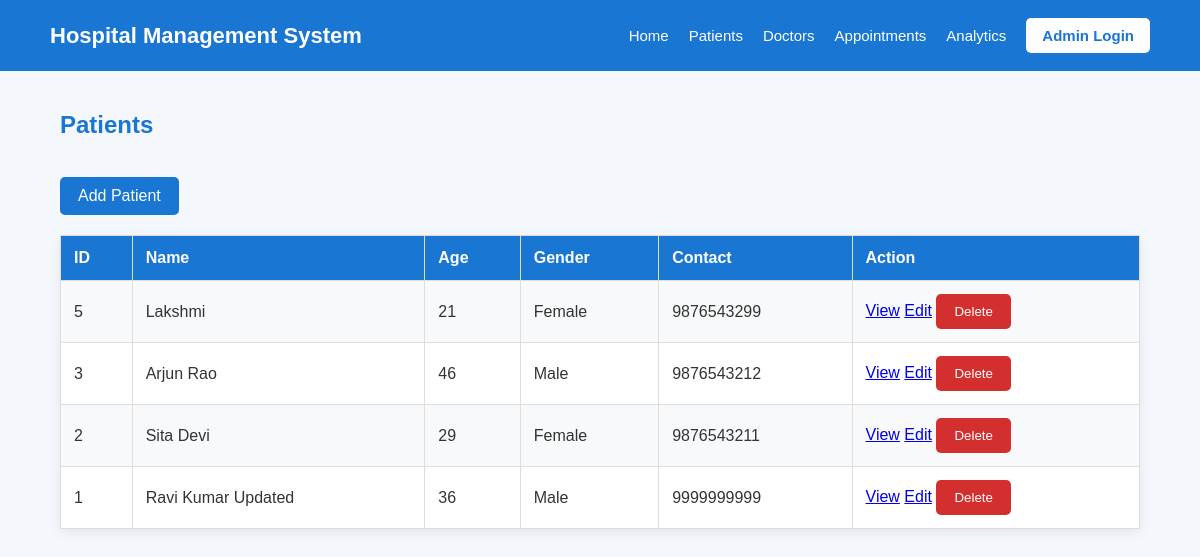
Page /patients on the committed database.
### models.py (models this page shows)
class Patient(db.Model):
    __tablename__ = "patients"
    id = db.Column(db.Integer, primary_key=True)
    name = db.Column(db.String(120), nullable=False)
    age = db.Column(db.Integer, nullable=False)
    gender = db.Column(db.String(20), nullable=False)
    contact = db.Column(db.String(20), unique=True, nullable=False)
    appointments = db.relationship(
        "Appointment", back_populates="patient",
        cascade="all, delete-orphan"
    )

### routes/patients.py (the view)
@patients_bp.route("/patients")
def list_patients():
    patients = Patient.query.order_by(Patient.id.desc()).all()
    return render_template("patients.html", patients=patients)

### templates/patients.html (shortened to what this page needs)
{% extends "base.html" %}
{% block content %}
<h2>Patients</h2>
<a class="button" href="/patients/new">Add Patient</a>
<table>
<tr><th>ID</th><th>Name</th><th>Age</th><th>Gender</th><th>Contact</th><th>Action</th></tr>
{% for patient in patients %}
<tr>
<td>{{ patient.id }}</td>
<td>{{ patient.name }}</td>
<td>{{ patient.age }}</td>
<td>{{ patient.gender }}</td>
<td>{{ patient.contact }}</td>
<td>
<a href="/patients/{{ patient.id }}">View</a>
<a href="/patients/{{ patient.id }}/edit">Edit</a>
<form action="/patients/{{ patient.id }}" method="POST" class="inline"
      onsubmit="return confirm('Delete this patient?')">
<button type="submit">Delete</button>
</form>
</td>
</tr>
{% endfor %}
</table>
{% endblock %}

### static/style.css (style rules this page uses)
* { margin: 0; padding: 0; box-sizing: border-box; }
body { font-family: Arial, sans-serif; background: #f4f7fb; color: #333; }
h2 { color: #1976d2; margin-bottom: 20px; }
form { background: white; padding: 25px; border-radius: 10px; box-shadow: 0 3px 12px rgba(0, 0, 0, 0.1); max-width: 600px; }
button, .button { display: inline-block; margin-top: 18px; padding: 10px 18px; background: #1976d2; color: white; border: none; border-radius: 5px; text-decoration: none; cursor: pointer; }
table { width: 100%; background: white; border-collapse: collapse; margin-top: 20px; box-shadow: 0 3px 10px rgba(0, 0, 0, 0.08); }
th, td { padding: 13px; border: 1px solid #ddd; text-align: left; }
th { background: #1976d2; color: white; }
tr:nth-child(even) { background: #f8f9fa; }
.inline { display: inline; padding: 0; background: transparent; box-shadow: none; }
.inline button { margin-top: 0; background: #d32f2f; }

### rows in the picture
Patient: id "5", name "Lakshmi", age "21", gender "Female", contact "9876543299"
Patient: id "3", name "Arjun Rao", age "46", gender "Male", contact "9876543212"
Patient: id "2", name "Sita Devi", age "29", gender "Female", contact "9876543211"
Patient: id "1", name "Ravi Kumar Updated", age "36", gender "Male", contact "9999999999"
